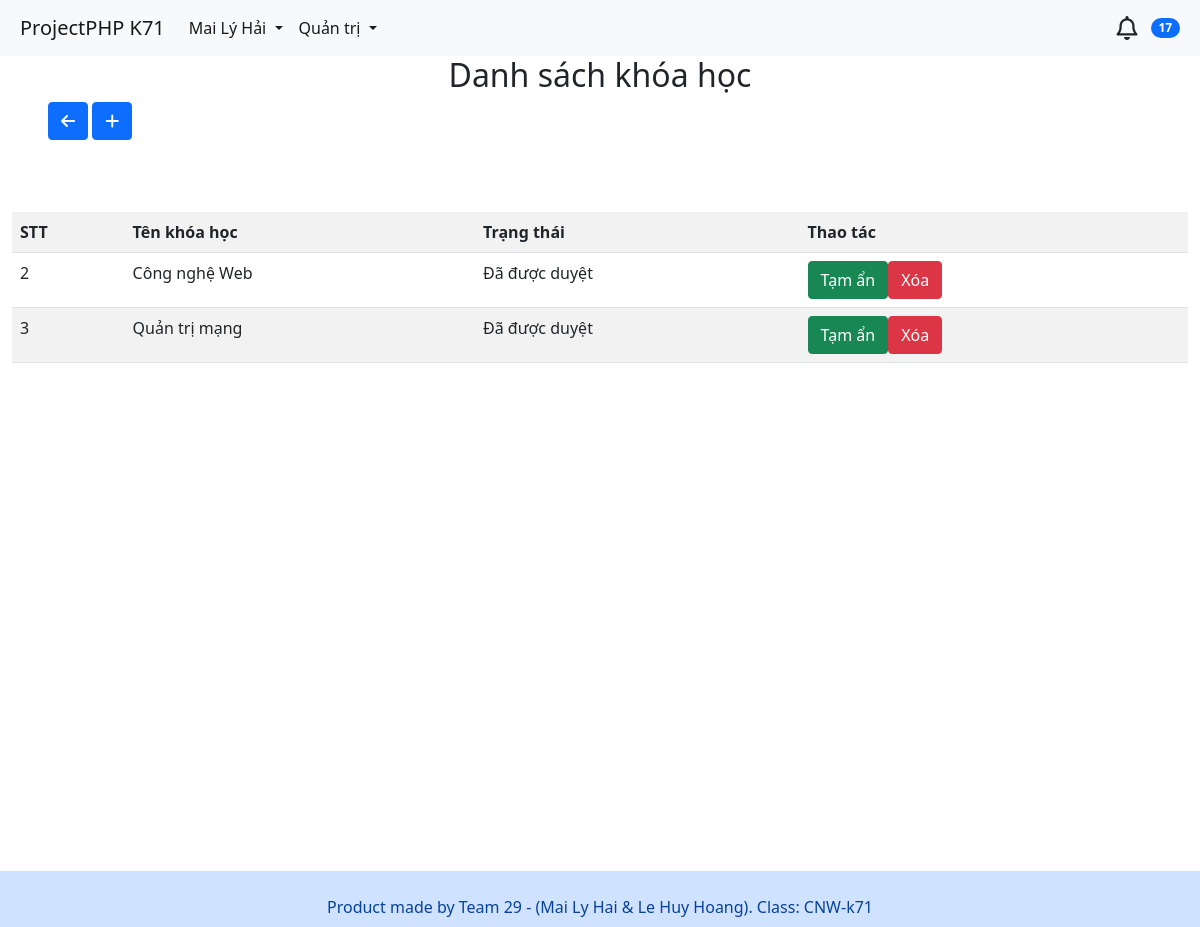
Page /src/CourseManagement.php (signed in) on the committed database.
### tables this page shows
CREATE TABLE `courses` (
  `id` int(11) NOT NULL,
  `course` varchar(50) NOT NULL,
  `state` tinyint(1) NOT NULL
);

### function.php (called while the page is built, shortened)
<?php
include 'connectdb.php';
function getAllCourses()
{
    global $conn;
    $sql = "SELECT * FROM courses";
    $result = mysqli_query($conn, $sql);
    $courses = mysqli_fetch_all($result, MYSQLI_ASSOC);
    return $courses;
}

### src/CourseManagement.php (the view, shortened to what this page needs)
<?php
include_once "../function.php";
$courses = getAllCourses();
?>
<!DOCTYPE html>
<html lang="en	">
<head>
    <link href="https://cdn.jsdelivr.net/npm/bootstrap@5.0.2/dist/css/bootstrap.min.css" rel="stylesheet"
>
</head>
<body>
    <?php include 'navbar.php'; ?>
    <main style="min-height: 100vh; width: 100%;">
        <div class="" style="text-align: center;">
            <h2>Danh sách khóa học</h2>
        </div>
        <div class="align-items-center ms-5">
            <a href="courses.php" class="btn btn-primary"><i class="fa-solid fa-arrow-left"></i></a>
            <button type="button" class="btn btn-primary">
                <a href="AddCourse.php" style="color: inherit; text-decoration: none;"><i
                        class="fa-solid fa-plus"></i></a>
            </button>
        </div>
        <div class="d-flex flex-wrap flex-column align-items-center" style="padding: 1%;margin: 5% 0 0 0; ">
            <table class="table table-striped">
                <tr>
                    <th>STT</th>
                    <th>Tên khóa học</th>
                    <th>Trạng thái</th>
                    <th>Thao tác</th>
                </tr>
                <?php
                $i = 0;
                foreach ($courses as $c) {
                    $i++;
                    if ($c['id'] == 106) {
                        continue;
                    }
                    echo "<tr>
                    <td>" . $i . "</td>
                    <td>" . $c['course'] . "</td>";
                    if ($c['state'] == 1) {
                        echo "<td>Đã được duyệt</td>";
                    } else {
                        echo "<td>Đang ẩn</td>";
                    }
                    echo "<td>
                    <form method='POST'>
                        <input type='hidden' value='" . $c['id'] . "' name='id'/>";
                    if ($c['state'] == 1) {
                        echo "<input type='submit' class='btn btn-success' value='Tạm ẩn' name='btn-state-hidden'>";
                    } else {
                        echo "<input type='submit' class='btn btn-success' value='Duyệt' name='btn-state'>";
                    }
                    echo "<input type='submit' name='btn-delete' value='Xóa' class='btn btn-danger'/>";
                    echo "</form></td>";
                }
                ?>
            </table>
        </div>
    </main>
    <?php include 'footer.php'; ?>
</body>
</html>

### rows in the picture
courses: course "Công nghệ Web", state "Đã được duyệt"
courses: course "Quản trị mạng", state "Đã được duyệt"

### other values in the picture
$_SESSION['currentUser']['fullname'] "Mai Lý Hải"
count($listNotification) - $read "17"
